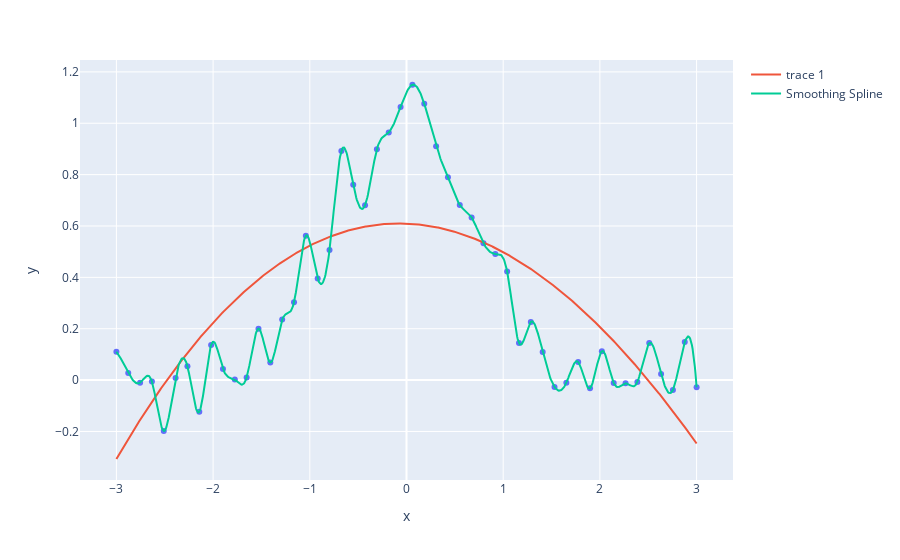

The notebook cell this image was saved under:
### Code cell
# Univariante Splines from the scipy.interpolate toolbox

x = np.linspace(-3,3,50)
y = np.exp(-x**2)+ 0.1*np.random.randn(50)
fig = px.scatter(x=x,y=y)
# spline with default parameters
spl = UnivariateSpline(x=x, y=y)
xs = np.linspace(-3,3,1000)
fig.add_scatter(x=xs, y=spl(xs))
# spline with user defined smoothing
spl.set_smoothing_factor(0)
fig.add_scatter(x=xs, y=spl(xs), name="Smoothing Spline")

### Figure 1 — Plotly figure (JSON) as saved in the notebook; plotly's stock layout.template omitted (floating-point values rounded to 4 significant figures; data arrays with more than 128 entries replaced by an {"elided": "..."} marker saying what was removed)
{"data": [{"hovertemplate": "x=%{x}<br>y=%{y}<extra></extra>", "legendgroup": "", "marker": {"color": "#636efa", "symbol": "circle"}, "mode": "markers", "name": "", "showlegend": false, "type": "scatter", "x": [-3, -2.878, -2.755, -2.633, -2.51, -2.388, -2.265, -2.143, -2.02, -1.898, -1.776, -1.653, -1.531, -1.408, -1.286, -1.163, -1.041, -0.9184, -0.7959, -0.6735, -0.551, -0.4286, -0.3061, -0.1837, -0.06122, 0.06122, 0.1837, 0.3061, 0.4286, 0.551, 0.6735, 0.7959, 0.9184, 1.041, 1.163, 1.286, 1.408, 1.531, 1.653, 1.776, 1.898, 2.02, 2.143, 2.265, 2.388, 2.51, 2.633, 2.755, 2.878, 3], "xaxis": "x", "y": [0.1107, 0.02766, -0.01002, -0.005668, -0.1981, 0.008507, 0.05374, -0.1234, 0.1371, 0.04367, 0.002462, 0.01045, 0.2001, 0.06844, 0.2355, 0.3031, 0.5624, 0.3955, 0.5068, 0.8925, 0.7608, 0.6808, 0.8987, 0.964, 1.063, 1.15, 1.076, 0.9109, 0.7897, 0.682, 0.6333, 0.5328, 0.4912, 0.4231, 0.1446, 0.2266, 0.1094, -0.02678, -0.01026, 0.07059, -0.032, 0.1126, -0.01141, -0.0125, -0.007065, 0.1443, 0.02396, -0.03811, 0.1483, -0.02775], "yaxis": "y"}, {"type": "scatter", "x": {"elided": "1000 float values"}, "y": {"elided": "1000 float values"}}, {"name": "Smoothing Spline", "type": "scatter", "x": {"elided": "1000 float values"}, "y": {"elided": "1000 float values"}}], "layout": {"legend": {"tracegroupgap": 0}, "margin": {"t": 60}, "xaxis": {"anchor": "y", "domain": [0, 1], "title": {"text": "x"}}, "yaxis": {"anchor": "x", "domain": [0, 1], "title": {"text": "y"}}}}
